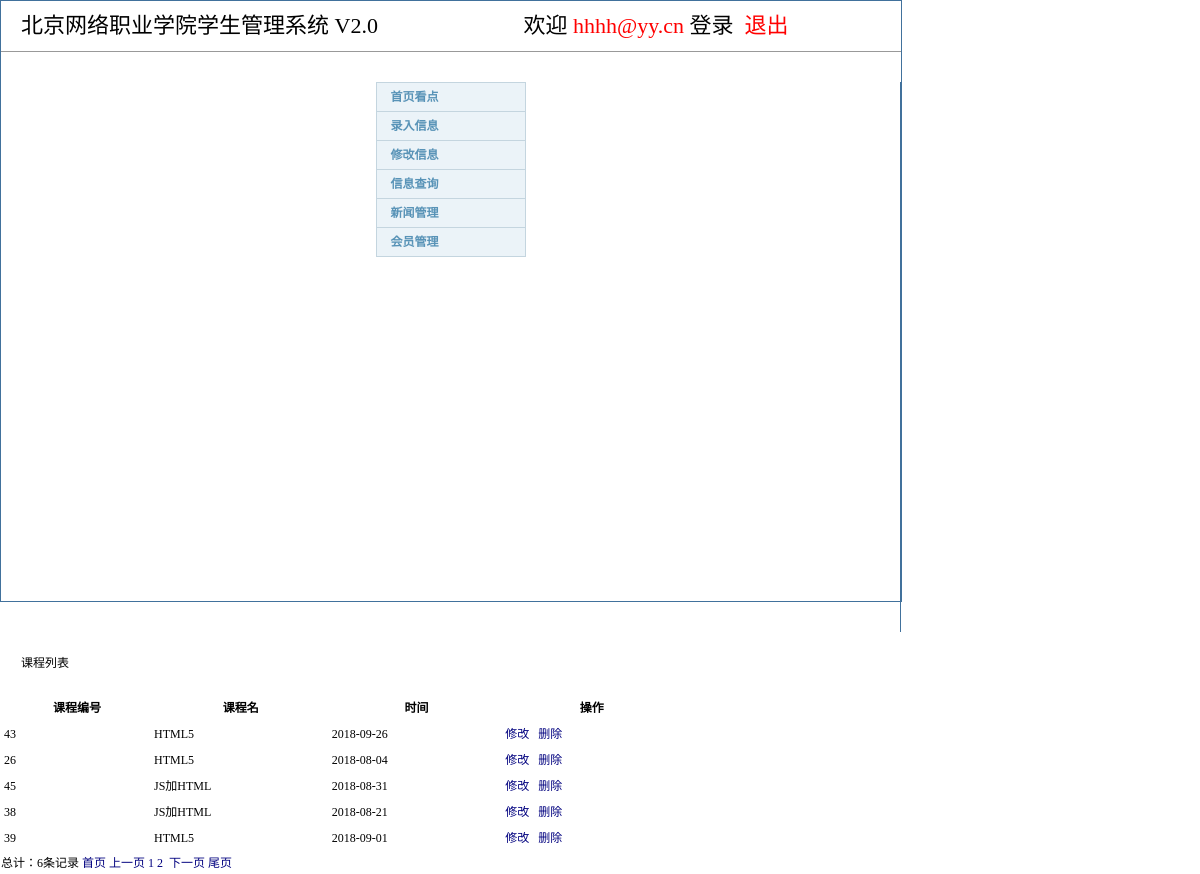
Screenshot of /kecheng-list.php (signed in) with the database file from the repository.
### tables this page shows
CREATE TABLE `kecheng` (
  `课程编号` int(11) NOT NULL AUTO_INCREMENT,
  `课程名` varchar(30) NOT NULL,
  `时间` varchar(30) NOT NULL,
  PRIMARY KEY (`课程编号`),
  UNIQUE KEY `课程编号` (`课程编号`)
);

### kecheng-list.php (the view, shortened to what this page needs)
<?php
include("head.php");
include("conn.php");
$allNum = allNews();
$pageSize = 5;
$pageNum = empty($_GET["pageNum"])?1:$_GET["pageNum"];
$endPage = ceil($allNum/$pageSize);
$array = news($pageNum,$pageSize);
function allNews()
{
	global $conn;
	$sql2 = "select count(*) as allnum from kecheng";
	$r = mysqli_query($conn, $sql2);
	$obj = mysqli_fetch_assoc($r);
	return $obj["allnum"];
}
function news($pageNum = 1, $pageSize)
{
	global $conn;
    $array = array();
    $rs = "select * from kecheng limit " . (($pageNum - 1) * $pageSize) . "," . $pageSize;
    $r = mysqli_query($conn, $rs);
    while ($obj = mysqli_fetch_assoc($r)) {
        $array[] = $obj;
    }
    return $array;
}
?>
		<div class="sui-layout" style="height: 550px">
		  <div class="sidebar" style="height:100%;border-right:1px solid #41719c;">
			<?php include("leftmenu.php"); ?>
		  </div>
		  <div class="content">
			<p class="sui-text-xxlarge my-padd label-success">课程列表</p>
			<table class="sui-table table-bordered" style="width: 680px">
				<tr>
					<th>课程编号</th>
					<th>课程名</th>
					<th>时间</th>
					<th>操作</th>
				</tr>
<?php
    foreach($array as $key=>$values){
        echo "<tr>";
        echo "<td>{$values["课程编号"]}</td>";
        echo "<td>{$values["课程名"]}</td>";
        echo "<td>{$values["时间"]}</td>";
        echo "<td><a class='sui-btn btn-small btn-warning' href='kecheng-update.php?kid={$values['课程编号']}'>修改</a>&nbsp;&nbsp;
<a class='sui-btn btn-small btn-danger' href='kecheng-del.php?kid={$values['课程编号']}'>删除</a></td>";
        echo "</tr>";
    }
?>
			</table>
			<div>
				总计：<?php echo $allNum; ?>条记录
			    <a href="?pageNum=1">首页</a>
			    <a href="?pageNum=<?php echo $pageNum==1?1:($pageNum-1)?>">上一页</a>
			<?php
				$pageAmount = ceil($allNum / $pageSize);
				for($i = 1 ; $i <= $pageAmount ; $i++){
				echo "<a href=?pageNum={$i}>{$i}</a>&nbsp";
		 		}
		 	?>
			    <a href="?pageNum=<?php echo $pageNum==$endPage?$endPage:($pageNum+1)?>">下一页</a>
			    <a href="?pageNum=<?php echo $endPage?>">尾页</a>
			</div>
		  </div>
		</div>

### css/default.css (style rules this page uses)
body { margin:0;padding:0 0 12px 0;font-size:12px;line-height:22px;font-family:"\5b8b\4f53","Arial Narrow";background:#fff; }
form,ul,li,p,h1,h2,h3,h4,h5,h6 { margin:0;padding:0; }
a { color:#00007F;text-decoration:none; }
.my-padd { padding:20px; }

### head.php (style rules this page uses)
.content { -webkit-animation-name: fadeIn; -webkit-animation-duration: 2s; -webkit-animation-iteration-count: 1; -webkit-animation-delay: 0s; }

### rows the page displays
kecheng: 课程编号 "43", 课程名 "HTML5", 时间 "2018-09-26"
kecheng: 课程编号 "26", 课程名 "HTML5", 时间 "2018-08-04"
kecheng: 课程编号 "45", 课程名 "JS加HTML", 时间 "2018-08-31"
kecheng: 课程编号 "38", 课程名 "JS加HTML", 时间 "2018-08-21"
kecheng: 课程编号 "39", 课程名 "HTML5", 时间 "2018-09-01"

### other values shown
$_SESSION['usemail'] "hhhh@yy.cn"
$allNum "6"
